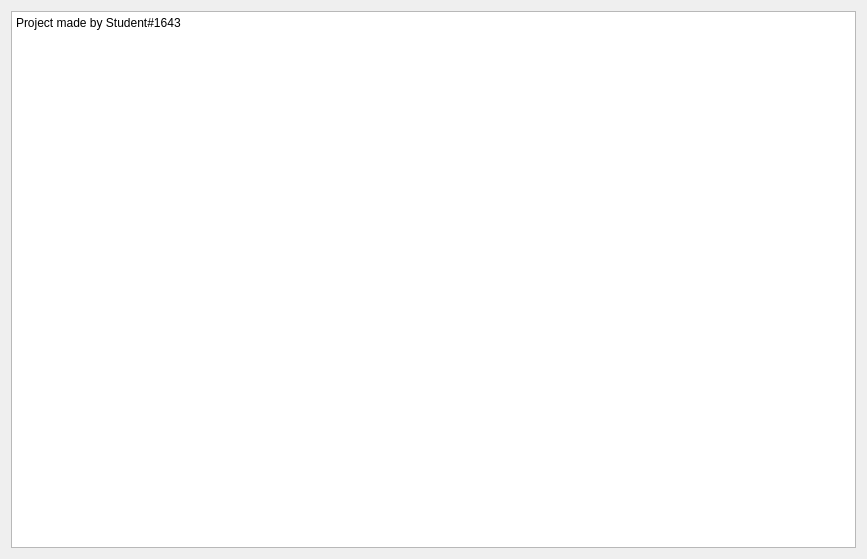
<?xml version="1.0" encoding="UTF-8"?>
<ui version="4.0">
 <class>About</class>
 <widget class="QDialog" name="About">
  <property name="geometry">
   <rect>
    <x>0</x>
    <y>0</y>
    <width>867</width>
    <height>559</height>
   </rect>
  </property>
  <property name="windowTitle">
   <string>Dialog</string>
  </property>
  <layout class="QGridLayout" name="gridLayout">
   <item row="0" column="0">
    <widget class="QPlainTextEdit" name="plainTextEdit">
     <property name="plainText">
      <string>Project made by Student#1643</string>
     </property>
    </widget>
   </item>
  </layout>
 </widget>
 <resources/>
 <connections/>
</ui>
